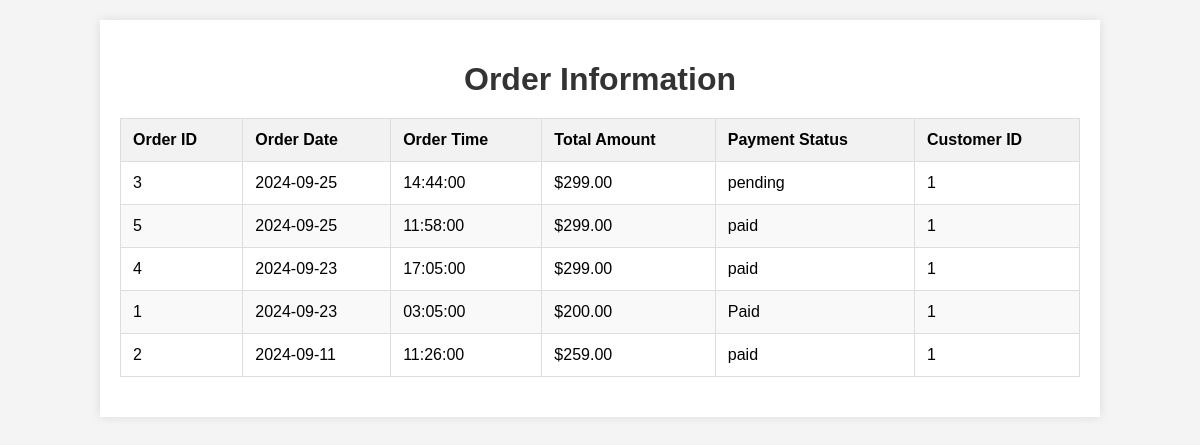
The page /order_info.php on the database its author committed.
### tables this page shows
CREATE TABLE `order_r` (
  `Order_ID` int(11) NOT NULL,
  `Order_Date` date DEFAULT NULL,
  `Order_Time` time DEFAULT NULL,
  `Total_Amount` decimal(10,2) DEFAULT NULL,
  `Payment_Status` varchar(20) DEFAULT NULL,
  `Customer_ID` int(11) DEFAULT NULL
);

### order_info.php (the view, shortened to what this page needs)
<?php
$servername = "localhost";
$username = "root";
$password = "";
$dbname = "restaurant_db";
$conn = new mysqli($servername, $username, $password, $dbname);
$sql = "SELECT Order_ID, Order_Date, Order_Time, Total_Amount, Payment_Status, Customer_ID
        FROM Order_R
        ORDER BY Order_Date DESC, Order_Time DESC";
$result = $conn->query($sql);
?>
<!DOCTYPE html>
<html lang="en">
<head>
</head>
<body>
<div class="container">
    <h1>Order Information</h1>
    <?php
    if ($result->num_rows > 0) {
        echo "<table>
                <thead>
                    <tr>
                        <th>Order ID</th>
                        <th>Order Date</th>
                        <th>Order Time</th>
                        <th>Total Amount</th>
                        <th>Payment Status</th>
                        <th>Customer ID</th>
                    </tr>
                </thead>
                <tbody>";
        while ($row = $result->fetch_assoc()) {
            echo "<tr>
                    <td>" . $row["Order_ID"] . "</td>
                    <td>" . $row["Order_Date"] . "</td>
                    <td>" . $row["Order_Time"] . "</td>
                    <td>$" . number_format($row["Total_Amount"], 2) . "</td>
                    <td>" . $row["Payment_Status"] . "</td>
                    <td>" . $row["Customer_ID"] . "</td>
                  </tr>";
        }
        echo "</tbody></table>";
    } else {
        echo "<p class='no-data'>No orders available</p>";
    }
    ?>
</div>
</body>
</html>

### order_info.php (style rules this page uses)
body { font-family: Arial, sans-serif; background-color: #f4f4f4; margin: 0; padding: 0; }
.container { width: 80%; margin: 20px auto; background-color: #fff; padding: 20px; box-shadow: 0 0 10px rgba(0, 0, 0, 0.1); }
h1 { text-align: center; color: #333; margin-bottom: 20px; }
table { width: 100%; border-collapse: collapse; margin-bottom: 20px; }
table, th, td { border: 1px solid #ddd; }
th, td { padding: 12px; text-align: left; }
th { background-color: #f2f2f2; }
tr:nth-child(even) { background-color: #f9f9f9; }

### rows shown on the page
order_r: Order_ID "3", Order_Date "2024-09-25", Order_Time "14:44:00", Total_Amount "299.00", Payment_Status "pending", Customer_ID "1"
order_r: Order_ID "5", Order_Date "2024-09-25", Order_Time "11:58:00", Total_Amount "299.00", Payment_Status "paid", Customer_ID "1"
order_r: Order_ID "4", Order_Date "2024-09-23", Order_Time "17:05:00", Total_Amount "299.00", Payment_Status "paid", Customer_ID "1"
order_r: Order_ID "1", Order_Date "2024-09-23", Order_Time "03:05:00", Total_Amount "200.00", Payment_Status "Paid", Customer_ID "1"
order_r: Order_ID "2", Order_Date "2024-09-11", Order_Time "11:26:00", Total_Amount "259.00", Payment_Status "paid", Customer_ID "1"
